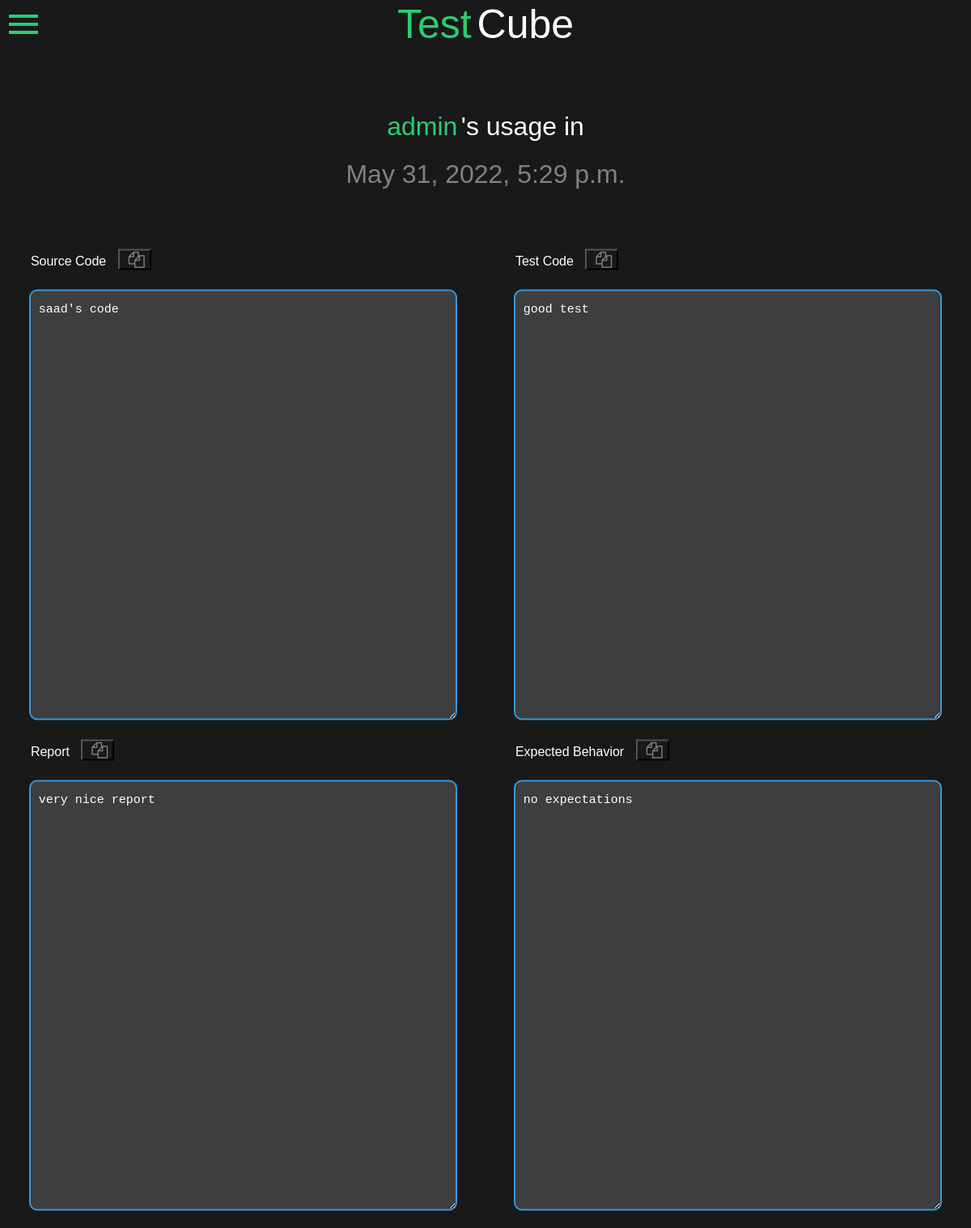
The app's page /run_randoop/previous/1 (signed in), older data.
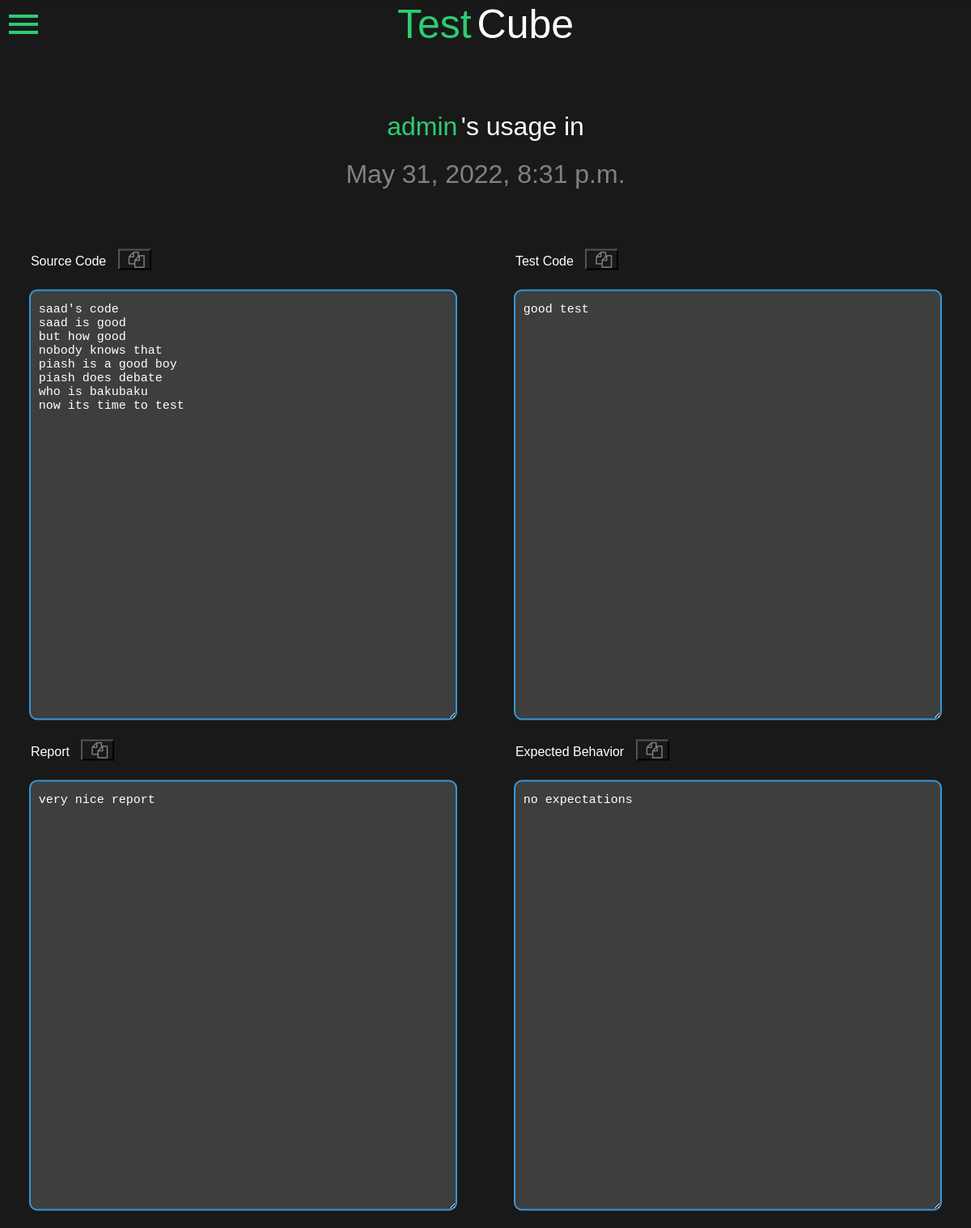
The same page, newer data.
### run_randoop/models.py (models this page shows, shortened)
class User_Codes(models.Model):
    user = models.ForeignKey(User, on_delete=models.CASCADE)
    source_code = models.TextField()
    test_code = models.TextField()
    expected_behavior = models.TextField()
    report = models.TextField()
    date_time = models.DateTimeField(auto_now=True)
    used_tool = models.CharField(max_length=10, null=True)

### run_randoop/views.py (the view)
# urls.py: path('run_randoop/previous/<int:id>', rr_views.viewSpecificUsage, name="index"),
def viewSpecificUsage(request, id):
    cur_user = User.objects.get(name=request.user.username)
    usage_data = cur_user.user_codes_set.get(id=id)
    code_dc = {
        "usage_data": cur_user.user_codes_set.get(id=id)
    }
    return render(request, 'specific_usage.html', code_dc)

### run_randoop/templates/specific_usage.html (shortened to what this page needs)
<!DOCTYPE html>
<html>
<head>
    <link rel="stylesheet" href="https://cdnjs.cloudflare.com/ajax/libs/font-awesome/4.7.0/css/font-awesome.min.css">
</head>
<body>
    <div class="box">
        <span onclick="openNav()">
            <i class="material-icons" style="font-size:48px;color:#2ecc71; position: absolute; left: 5px; top: 5px;">menu</i>
        </span>
        <a href="../" style="font-size: 25px; text-decoration: none;">
            <h1 style="color: #2ecc71; display: inline;">Test</h1>
            <h1 style="display: unset;">Cube</h1>
        </a>
        <br>
        <svg height="5%" width="500px">
        </svg>
        <div style="padding-bottom: 50px;">
            <h1 style="color: #2ecc71; display: inline; padding-bottom: 0px;">{{ request.user.username }}</h1>
            <h1 style="display: unset; padding-bottom: 0px;">'s usage in</h1>
            <h1 style="color: #818181; padding-top: 0px;">{{ usage_data.date_time }}</h1>
        </div>
        <table>
            <tr>
                <td class="left_td">
                    Source Code
                    <div class="tooltip">
                        <button class="colored_i" onclick="myFunction1()" onmouseout="outFunc1()">
                            <i class="fa fa-copy" style="padding-left: 5px;font-size:20px;"></i>
                        </button>
                    </div>
                </td>
                <td class="left_td">
                    Test Code
                    <div class="tooltip">
                        <button class="colored_i" onclick="myFunction2()" onmouseout="outFunc2()">
                            <i class="fa fa-copy" style="padding-left: 5px;font-size:20px;"></i>
                        </button>
                    </div>
                </td>
            </tr>
            <tr >
                <td><textarea id="ta1" readonly>{{ usage_data.source_code }}</textarea></td>
                <td><textarea id="ta2" readonly>{{ usage_data.test_code }}</textarea></td>
            </tr>
            <tr>
                <td class="left_td">
                    Report
                    <div class="tooltip">
                        <button class="colored_i" onclick="myFunction3()" onmouseout="outFunc3()">
                            <i class="fa fa-copy" style="padding-left: 5px;font-size:20px;"></i>
                        </button>
                    </div>
                </td>
                <td class="left_td">
                    Expected Behavior
                    <div class="tooltip">
                        <button class="colored_i" onclick="myFunction4()" onmouseout="outFunc4()">
                            <i class="fa fa-copy" style="padding-left: 5px;font-size:20px;"></i>
                        </button>
                    </div>
                </td>
            </tr>
            <tr>
                <td><textarea id="ta3" readonly>{{ usage_data.report }}</textarea></td>
                <td><textarea id="ta4" readonly>{{ usage_data.expected_behavior }}</textarea></td>
            </tr>
        </table>
    </div>
</body>
</html>

### run_randoop/templates/specific_usage.html (style rules this page uses)
body { margin: 0; padding: 0; font-family: sans-serif; background: #191919; }
.box { width: 100%; height: 100%; position: absolute; top: 50%; left: 50%; transform: translate(-50%,-50%); background: #191919; text-align: center; }
.box h1 { color: white; font-weight: 500; }
.box textarea { border:0; background: #3e3e3e; display: block; margin: 20px auto; text-align: left; border: 2px solid #3498db; padding: 14px 10px; width: 85%; height: 500px; outline: none; font-weight: 500; border-radius: 10px; transition: 0.25s; font-size: 15px; color: white; }
.box table { width: 100%; }
.left_td { position: relative; color: white; text-align: left; padding-left: 3%; }
.tooltip { position: relative; display: inline-block; }
.colored_i { position:relative; left: 10px; background: none; }
.colored_i i { color:#818181 }

Row changes from the older to the newer data that the page shows:
changed User_Codes "good test": date_time "May 31, 2022, 5:29 p.m." → "May 31, 2022, 8:31 p.m."; source_code "saad's code" → "saad's code saad is good but how good nobody knows that piash is a good boy piash does debate who is bakubaku now its time to test"
